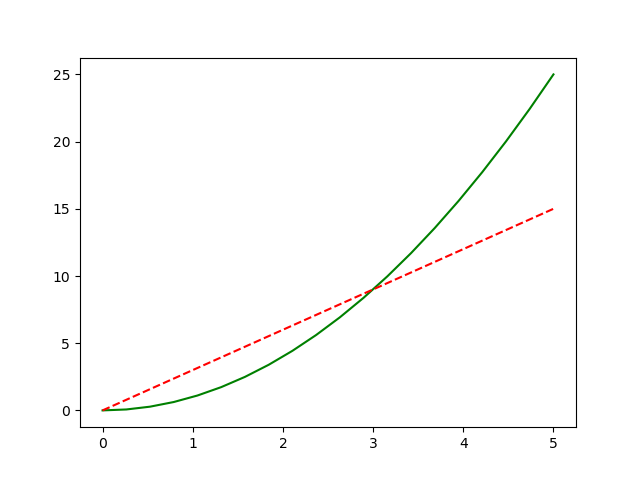
#> input picture sample_graphs/double_tiretee_simple.png, 640 x 480 px
$ python graph_reader.py
#> lines starting #> are read from the running program, lines starting #| are printed output that depends on the picture; after the words box and inside, x2 and y2 are one past the last pixel; in counts of white or black regions, pixels touching at a corner belong together
import cv2
import matplotlib.pyplot as plt
import numpy as np
from sklearn.cluster import KMeans
from logging import Logger
import os

import pytesseract
from pytesseract.pytesseract import Output

from utils import is_number

# Local Tesseract
pytesseract.pytesseract.tesseract_cmd = "C:\\Program Files\\Tesseract-OCR\\tesseract.exe"
# Heroku app
# pytesseract.pytesseract.tesseract_cmd = "/app/.apt/usr/bin/tesseract"

logger = Logger("Graph Reader", level="DEBUG")


class GraphReader:
    def __init__(self) -> None:
        self.source_name = None

    def from_image(
        self,
        image,
        nb_points=100,
        automatic_scale=True,
        x_min_value=None,
        x_max_value=None,
        y_min_value=None,
        y_max_value=None,
    ):
        self.x_min_value = x_min_value
        self.x_max_value = x_max_value
        self.y_min_value = y_min_value
        self.y_max_value = y_max_value
        self.automatic_scale = automatic_scale
        if isinstance(image, str):
            self.source_name = os.path.basename(image)
            self.color_image = cv2.imread(image)
        else:
            self.source_name = "undefined"
            self.color_image = image
        # TODO check if there is a better way to manage this
        self.roi_margin = self.color_image.shape[0] // 100
        self.axis_margin = self.roi_margin * 2
        self.curve_roi, self.x_axis_roi, self.y_axis_roi, self.title_roi = self.get_all_rois()
        self.nb_curves = self.get_curve_number()
        # TODO how to manage the bad quality (colors etc)
        self.mask_curve_roi = self.compute_kmeans(self.curve_roi, self.nb_curves + 1, use_HSV=False)
        self.background_index = self.compute_bg_index()
        self.curves_index = sorted([i for i in np.unique(self.mask_curve_roi) if i != self.background_index])
        self.get_curve_colors()
        if automatic_scale:
            self.match_values_to_ticks()
        self.read_curves(nb_points=nb_points)
        self.scale_results()

    # [17 lines left out: functions display_graph, get_graph_image, not called in this run]

    def get_curve_colors(self):
        self.curves_color = []
        for curve_id in self.curves_index:
            color = np.mean(self.curve_roi[self.mask_curve_roi == curve_id], axis=0)
            # as OpenCV uses BGR format, the color table needs to be reversed to match RGB used by matplotlib
            self.curves_color.append(color[::-1])

    def detect_axis_ticks(self):
        _, bw_x_axis = cv2.threshold(cv2.cvtColor(self.x_axis_roi, cv2.COLOR_BGR2GRAY), 150, 255, cv2.THRESH_BINARY)
        _, bw_y_axis = cv2.threshold(cv2.cvtColor(self.y_axis_roi, cv2.COLOR_BGR2GRAY), 150, 255, cv2.THRESH_BINARY)
        # check for ticks below the X-axis
        x_ticks = self.get_ticks_indexes(bw_x_axis[int(self.axis_margin * 1.4), :])
        # if not found, check above the X-axis
        if not x_ticks:
            x_ticks = self.get_ticks_indexes(bw_x_axis[int(self.axis_margin * 0.7), :])
            # When ticks are above the axis, it also counts the outside boarder of the chart
            # This fix will be an issue if there is no boarder all around but there will be other issues,
            # for instance curve ROI selection so it is OK for now.
            x_ticks = x_ticks[1: -1]
        if not x_ticks:
            raise RuntimeError("No ticks could be detected around the X-axis, cannot compute the scale of the graph")

        # check for ticks left of the Y-axis
        print("y index", int(self.axis_margin * 1.3))
        y_ticks = self.get_ticks_indexes(bw_y_axis[:, -int(self.axis_margin * 1.4)])
        # if not found, check right of the Y-axis
        if not y_ticks:
            print("not found left")
            y_ticks = self.get_ticks_indexes(bw_y_axis[:, -int(self.axis_margin * 0.7)])
            # Same as for X axis above
            y_ticks = y_ticks[1: -1]
        if not y_ticks:
            raise RuntimeError("No ticks could be detected around the Y-axis, cannot compute the scale of the graph")

        return x_ticks, y_ticks

    def get_ticks_indexes(self, line):
        # Get black pixels on the given line
        positive_matches = np.where(line == 0)[0]
        # print(positive_matches)
        if positive_matches.size > 0:
            # Group consecutive index together as they are the same tick
            grouped_matches = np.split(positive_matches, np.where(np.diff(positive_matches) != 1)[0] + 1)
            # take the mean of each group to get the tick center position
            grouped_matches = [int(np.mean(x)) for x in grouped_matches]
        else:
            grouped_matches = []
        return grouped_matches

    def detect_x_values(self):
        scaling_ratio = 3
        bigger = cv2.resize(self.x_axis_roi, np.array(self.x_axis_roi.shape[:2][::-1]) * scaling_ratio)
        bigger = cv2.erode(bigger, None, iterations=2)
        bigger = cv2.dilate(bigger, None, iterations=1)
        boxes = pytesseract.image_to_data(bigger, output_type=Output.DICT, config="--psm 6 digits")
        x_axis_values, _ = self.process_tesseract_result(boxes, scaling_ratio, y_axis=False)
        return x_axis_values

    # [9 lines left out: function detect_y_values, not called in this run]

    def match_values_to_ticks(self):
        x_ticks, y_ticks = self.detect_axis_ticks()
        x_axis_values = self.detect_x_values()
        y_axis_values = self.detect_y_values()
        self.x_axis_matching = {}
        self.y_axis_matching = {}
        # find the closest tick to the center of the number
        for val in x_axis_values:
            self.x_axis_matching[val["value"]] = min(x_ticks, key=lambda x: abs(x - val["center_x"]))
        for val in y_axis_values:
            self.y_axis_matching[val["value"]] = min(y_ticks, key=lambda x: abs(x - val["center_y"]))

    # [38 lines left out: function process_tesseract_result, not called in this run]

    def compute_bg_index(self):
        index_value_counts = [(self.mask_curve_roi == i).sum() for i in np.unique(self.mask_curve_roi)]
        return np.argmax(index_value_counts)

    # [5 lines left out: function get_axis_scale, not called in this run]

    def get_min_max_values(self):
        self.x_min_value = min(self.x_axis_matching.keys())
        self.x_max_value = max(self.x_axis_matching.keys())
        self.y_min_value = min(self.y_axis_matching.keys())
        self.y_max_value = max(self.y_axis_matching.keys())

    # [7 lines left out: function get_min_max_pixels, not called in this run]

    def compute_axis_scales(self):
        # TODO manage different one per curve for mutliple curves
        grey_roi = cv2.cvtColor(self.curve_roi, cv2.COLOR_BGR2GRAY)
        _, black_and_white = cv2.threshold(grey_roi, 200, 255, cv2.THRESH_BINARY)
        binary_roi = cv2.bitwise_not(black_and_white)
        self.x_lower, self.y_lower, width, height = cv2.boundingRect(binary_roi)
        self.x_upper = self.x_lower + width
        self.y_upper = self.y_lower + height

        if self.automatic_scale:
            self.get_min_max_values()
            self.x_min_pixel, self.x_max_pixel, self.y_min_pixel, self.y_max_pixel = self.get_min_max_pixels()
        elif (
            self.x_max_value is None or self.x_min_value is None or self.y_min_value is None or self.y_max_value is None
        ):
            raise RuntimeError(
                "When using manual scale, user needs to provide values for 'x_min_value', 'x_max_value', 'y_min_value',"
                " 'y_max_value'"
            )
        else:
            x_ticks, y_ticks = self.detect_axis_ticks()
            self.x_min_pixel = min(x_ticks) - self.curve_roi_x_min - self.roi_margin
            self.x_max_pixel = max(x_ticks) - self.curve_roi_x_min - self.roi_margin
            self.y_min_pixel = max(y_ticks) - self.curve_roi_y_min - self.roi_margin
            self.y_max_pixel = min(y_ticks) - self.curve_roi_y_min - self.roi_margin

        self.x_scale = self.get_axis_scale(self.x_min_value, self.x_max_value, self.x_min_pixel, self.x_max_pixel)
        self.y_scale = self.get_axis_scale(self.y_min_value, self.y_max_value, self.y_min_pixel, self.y_max_pixel)

    def read_curves(self, nb_points=100):
        self.compute_axis_scales()
        # TODO there are weird effects on the edges of the curves. Check why in more details.
        # Here I just removed some extreme points but it's not a good solution
        self.x_points = [
            np.linspace(self.x_lower + 2, self.x_upper - 3, nb_points) for _ in range(len(self.curves_index))
        ]
        self.y_points = [
            self.read_single_curve(self.mask_curve_roi == curve_id, i) for i, curve_id in enumerate(self.curves_index)
        ]
        self.filter_empty_points()

    # [24 lines left out: functions filter_empty_points, read_single_curve, get_curve_point_from_binary, scale_results, not called in this run]

    def get_all_rois(self):

        grey_img = cv2.cvtColor(self.color_image, cv2.COLOR_BGR2GRAY)
        edges = cv2.Canny(grey_img, 50, 150, apertureSize=3)
        # Find contours
        contours = cv2.findContours(edges, cv2.RETR_EXTERNAL, cv2.CHAIN_APPROX_NONE)[0]

        biggest_rectangle = None
        min_area = self.color_image.shape[0] * self.color_image.shape[1] / 4
        for cnt in contours:
            epsilon = 0.05 * cv2.arcLength(cnt, True)
            approx = cv2.approxPolyDP(cnt, epsilon, True)
            if len(approx) == 4 and cv2.contourArea(cnt) > min_area:
                biggest_rectangle = np.squeeze(approx)

        self.curve_roi_x_min, self.curve_roi_y_min = np.min(biggest_rectangle, axis=0)
        self.curve_roi_x_max, self.curve_roi_y_max = np.max(biggest_rectangle, axis=0)

        curve_roi = self.color_image[
            self.curve_roi_y_min + self.roi_margin : self.curve_roi_y_max - self.roi_margin,
            self.curve_roi_x_min + self.roi_margin : self.curve_roi_x_max - self.roi_margin,
        ]
        x_axis_roi = self.color_image[-(self.color_image.shape[0] - self.curve_roi_y_max) - self.axis_margin :, :]
        y_axis_roi = self.color_image[:, : self.curve_roi_x_min + self.axis_margin]
        title_roi = self.color_image[: self.curve_roi_y_min, :]

        return curve_roi, x_axis_roi, y_axis_roi, title_roi

    @staticmethod
    def compute_kmeans(curve_roi, nb_clusters, use_HSV=False):
        if use_HSV:
            curve_roi = cv2.cvtColor(curve_roi, cv2.COLOR_BGR2HSV)
        X = curve_roi.reshape(curve_roi.shape[0] * curve_roi.shape[1], curve_roi.shape[2])
        result = KMeans(n_clusters=nb_clusters).fit_predict(X)
        return result.reshape(curve_roi.shape[:2])

    @staticmethod
    def count_curves(gray_roi, x):
        current_pixel = 255
        nb_curves = 0
        for pixel in gray_roi[:, x]:
            if current_pixel > 250 and pixel < 240:
                nb_curves += 1
            current_pixel = pixel
        logger.debug("x", x, "nb_curves:", nb_curves)
        return nb_curves

    def get_curve_number(self):
        grey_roi = cv2.cvtColor(self.curve_roi, cv2.COLOR_BGR2GRAY)
        return max([self.count_curves(grey_roi, int(i * grey_roi.shape[1] / 6)) for i in range(2, 6)])


def get_curve_point(image, x):
    min_indexes = np.where(image[:, x] == np.min(image[:, x]))
    return int(np.mean(min_indexes))


if __name__ == "__main__":
    from PIL import Image

    graph_file = "sample_graphs/double_sincos.png"
    graph_file = "sample_graphs/double_tiretee_simple.png"
    automatic_detection = False
    automatic_detection = True
    graph_reader = GraphReader()
    graph = np.array(Image.open(graph_file))
#> graph is the input picture: shape (480, 640, 4); mean R, G, B, A 252, 251.9, 251.4, 255
    if automatic_detection:
        graph_reader.from_image(graph, nb_points=100, automatic_scale=True)
#> in get_all_rois, `edges = cv2.Canny(grey_img, 50, 150, apertureSize=3)`:
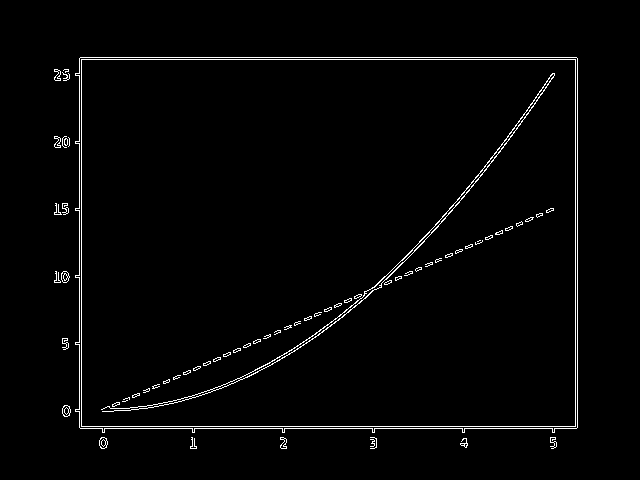
#> edges: shape (480, 640); 2% white in thin lines or dots, all inside (x1, y1, x2, y2) = (54, 57, 578, 449)
#> in get_all_rois, `contours = cv2.findContours(edges, cv2.RETR_EXTERNAL, cv2.CHAIN_APPROX..`: contours = 21 contours, 13 with area under 20; largest, box (x1, y1, x2, y2) and area: (75, 57, 578, 433) 184864, (99, 437, 108, 449) 72, (62, 405, 71, 417) 72, (61, 271, 70, 283) 70, (280, 437, 287, 449) 40, (54, 136, 61, 148) 40, (54, 69, 61, 81) 40, (460, 438, 468, 448) 21
#> the loop in get_all_rois, `for cnt in contours:` made 21 passes
#> (epsilon, biggest_rectangle) on pass 21: (90.88, [[79, 58], [80, 428], [577, 427], [576, 57]])
#> epsilon on passes 1 to 6: 1.74, 2.05, 3.22, 2.12, 2.08, 3.04
#> in get_all_rois, `self.curve_roi_x_min, self.curve_roi_y_min = np.min(biggest_rectangle,..`: self.curve_roi_x_min = 79; self.curve_roi_y_min = 57
#> in get_all_rois, `self.curve_roi_x_max, self.curve_roi_y_max = np.max(biggest_rectangle,..`: self.curve_roi_x_max = 577; self.curve_roi_y_max = 428
#> in get_all_rois, `curve_roi = self.color_image[ self.curve_roi_y_min + self.roi_margin :..`:
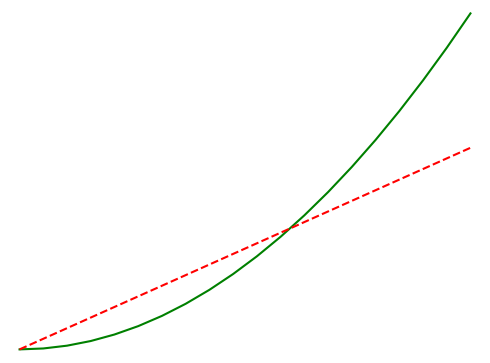
#> curve_roi: shape (363, 490, 4); mean R, G, B, A 253.3, 253.1, 252.2, 255
#> in get_all_rois, `y_axis_roi = self.color_image[:, : self.curve_roi_x_min + self.axis_ma..`:
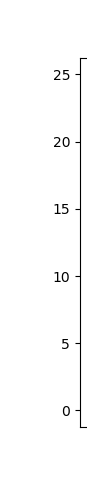
#> y_axis_roi: shape (480, 87, 4); mean R, G, B, A 250.6, 250.6, 250.6, 255
#> in get_all_rois, `title_roi = self.color_image[: self.curve_roi_y_min, :]`: title_roi: shape (57, 640, 4); every value is 255
#> the loop in count_curves, `for pixel in gray_roi[:, x]:` made 363 passes
#> nb_curves on passes 284, 314: 1, 2
#> after the loop in count_curves, `for pixel in gray_roi[:, x]:`: nb_curves = 2
#> the loop in count_curves (call 2), `for pixel in gray_roi[:, x]:` made 363 passes
#> in compute_kmeans, `return result.reshape(curve_roi.shape[:2])`:
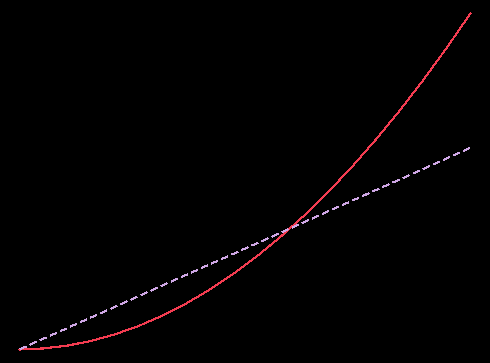
#> returned value: shape (363, 490) int32; 3 distinct labels, from 0 to 2; one colour per label, 0 black
#> in compute_bg_index, `index_value_counts = [(self.mask_curve_roi == i).sum() for i in np.uni..`: index_value_counts = [175825, 1274, 771]
#> in from_image, `self.background_index = self.compute_bg_index()`: self.background_index = 0
#> in from_image, `self.curves_index = sorted([i for i in np.unique(self.mask_curve_roi) ..`: self.curves_index = [1, 2]
#> the loop in get_curve_colors, `for curve_id in self.curves_index:` made 2 passes
#> color on passes 1 to 2: [34.29, 144.3, 33.66, 255], [254.3, 42.04, 41.69, 255]
#> after the loop in get_curve_colors, `for curve_id in self.curves_index:`: self.curves_color = [[255, 33.66, 144.3, 34.29], [255, 41.69, 42.04, 254.3]]
#> in detect_axis_ticks, `_, bw_x_axis = cv2.threshold(cv2.cvtColor(self.x_axis_roi, cv2.COLOR_B..`: bw_x_axis: shape (60, 640); 98.2% white; black in thin lines or dots, all inside (x1, y1, x2, y2) = (80, 0, 577, 28)
#> in detect_axis_ticks, `_, bw_y_axis = cv2.threshold(cv2.cvtColor(self.y_axis_roi, cv2.COLOR_B..`:
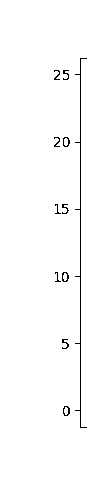
#> bw_y_axis: shape (480, 87); 98.3% white; black in thin lines or dots, all inside (x1, y1, x2, y2) = (54, 58, 87, 428)
#> in get_ticks_indexes, `positive_matches = np.where(line == 0)[0]`: positive_matches = [103, 193, 283, 373, 463, 553]
#> in get_ticks_indexes, `grouped_matches = np.split(positive_matches, np.where(np.diff(positive..`: grouped_matches = [[103], [193], [283], [373], [463], [553]]
#> in get_ticks_indexes, `grouped_matches = [int(np.mean(x)) for x in grouped_matches]`: grouped_matches = [103, 193, 283, 373, 463, 553]
#| y index 10
#> in detect_axis_ticks, `y_ticks = self.get_ticks_indexes(bw_y_axis[:, -int(self.axis_margin * ..`: y_ticks = [74, 142, 209, 276, 343, 410]
#> in match_values_to_ticks, `x_ticks, y_ticks = self.detect_axis_ticks()`: x_ticks = [103, 193, 283, 373, 463, 553]; y_ticks = [74, 142, 209, 276, 343, 410]
#> in detect_x_values, `bigger = cv2.dilate(bigger, None, iterations=1)`:
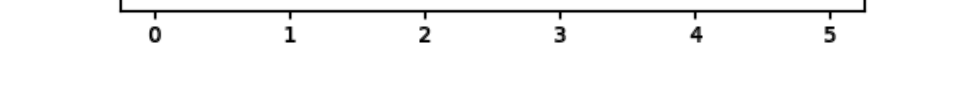
#> bigger: shape (180, 1920, 4) (shown at 1/2 size); mean R, G, B, A 247, 247, 247, 255
#> (the call stopped at in detect_x_values, `boxes = pytesseract.image_to_data(bigger, output_type=Output.DICT, con..`: pytesseract is not available in this run)
#> in compute_axis_scales, `_, black_and_white = cv2.threshold(grey_roi, 200, 255, cv2.THRESH_BINA..`:
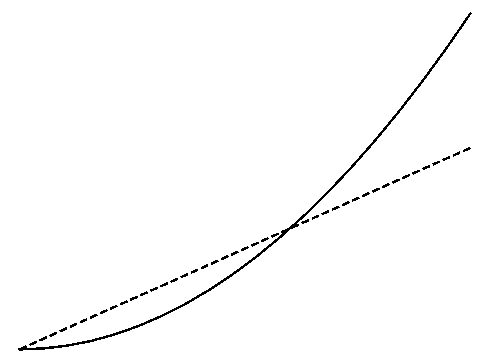
#> black_and_white: shape (363, 490); 98.7% white; black in thin lines or dots, all inside (x1, y1, x2, y2) = (18, 12, 472, 351)
#> in compute_axis_scales, `self.x_lower, self.y_lower, width, height = cv2.boundingRect(binary_roi)`: self.x_lower = 18; self.y_lower = 12; width = 454; height = 339
#> in compute_axis_scales, `self.x_upper = self.x_lower + width`: self.x_upper = 472
#> in compute_axis_scales, `self.y_upper = self.y_lower + height`: self.y_upper = 351
#> (the run stopped early here; a loop or call above may not have finished)

$ run again, with sample_graphs/lineaire.png copied over sample_graphs/double_tiretee_simple.png
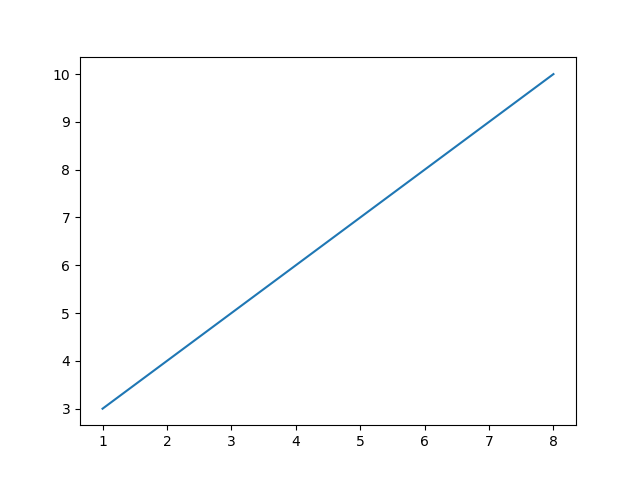
#> input picture sample_graphs/lineaire.png, 640 x 478 px
#> graph is the input picture: shape (478, 640, 4); mean R, G, B, A 252.1, 252.4, 252.7, 255
#> in get_all_rois, `edges = cv2.Canny(grey_img, 50, 150, apertureSize=3)`:
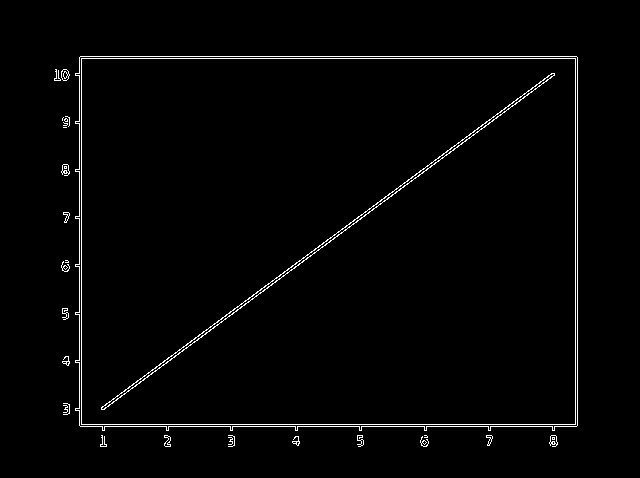
#> edges: shape (478, 640); 1.8% white in thin lines or dots, all inside (x1, y1, x2, y2) = (54, 56, 578, 447)
#> contours = 26 contours, 17 with area under 20; largest, box (x1, y1, x2, y2) and area: (75, 56, 578, 431) 184402, (61, 69, 70, 81) 70, (549, 435, 558, 447) 56, (61, 164, 70, 176) 56, (164, 435, 171, 447) 40
#> the loop in get_all_rois, `for cnt in contours:` made 26 passes
#> (epsilon, biggest_rectangle) on pass 26: (92.15, [[79, 57], [80, 426], [577, 425], [576, 56]])
#> self.curve_roi_x_min = 79; self.curve_roi_y_min = 56
#> self.curve_roi_x_max = 577; self.curve_roi_y_max = 426
#> title_roi: shape (56, 640, 4); every value is 255
#> the loop in count_curves, `for pixel in gray_roi[:, x]:` made 362 passes
#> nb_curves on pass 241: 1
#> after the loop in count_curves, `for pixel in gray_roi[:, x]:`: nb_curves = 1
#> the loop in count_curves (call 2), `for pixel in gray_roi[:, x]:` made 362 passes
#> index_value_counts = [176146, 1234]
#> self.background_index = 0
#> self.curves_index = [1]
#> the loop in get_curve_colors, `for curve_id in self.curves_index:` made 1 pass
#> color on pass 1: [60.61, 136.9, 189.7, 255]
#> after the loop in get_curve_colors, `for curve_id in self.curves_index:`: self.curves_color = [[255, 189.7, 136.9, 60.61]]
#> bw_x_axis: shape (60, 640); 98% white; black in thin lines or dots, all inside (x1, y1, x2, y2) = (80, 0, 577, 28)
#> bw_y_axis: shape (478, 87); 98.3% white; black in thin lines or dots, all inside (x1, y1, x2, y2) = (55, 57, 87, 426)
#> positive_matches = [103, 167, 231, 296, 360, 425, 489, 553]
#> in get_ticks_indexes, `grouped_matches = np.split(positive_matches, np.where(np.diff(positive..`: grouped_matches = [[103], [167], [231], [296], [360], [425], [489], [553]]
#> in get_ticks_indexes, `grouped_matches = [int(np.mean(x)) for x in grouped_matches]`: grouped_matches = [103, 167, 231, 296, 360, 425, 489, 553]
#| y index 10
#> in detect_axis_ticks, `y_ticks = self.get_ticks_indexes(bw_y_axis[:, -int(self.axis_margin * ..`: y_ticks = [74, 122, 170, 217, 265, 313, 361, 409]
#> in match_values_to_ticks, `x_ticks, y_ticks = self.detect_axis_ticks()`: x_ticks = [103, 167, 231, 296, 360, 425, 489, 553]; y_ticks = [74, 122, 170, 217, 265, 313, 361, 409]
#> in detect_x_values, `bigger = cv2.dilate(bigger, None, iterations=1)`:
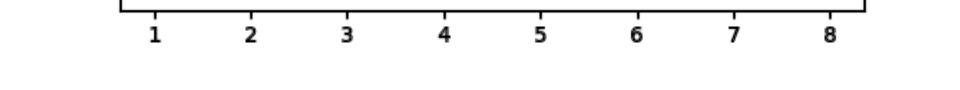
#> bigger: shape (180, 1920, 4) (shown at 1/2 size); mean R, G, B, A 246.3, 246.3, 246.3, 255
#> black_and_white: shape (362, 490); 99.3% white; black in thin lines or dots, all inside (x1, y1, x2, y2) = (18, 13, 472, 350)
#> self.x_lower = 18; self.y_lower = 13; width = 454; height = 337
#> self.x_upper = 472
#> self.y_upper = 350
